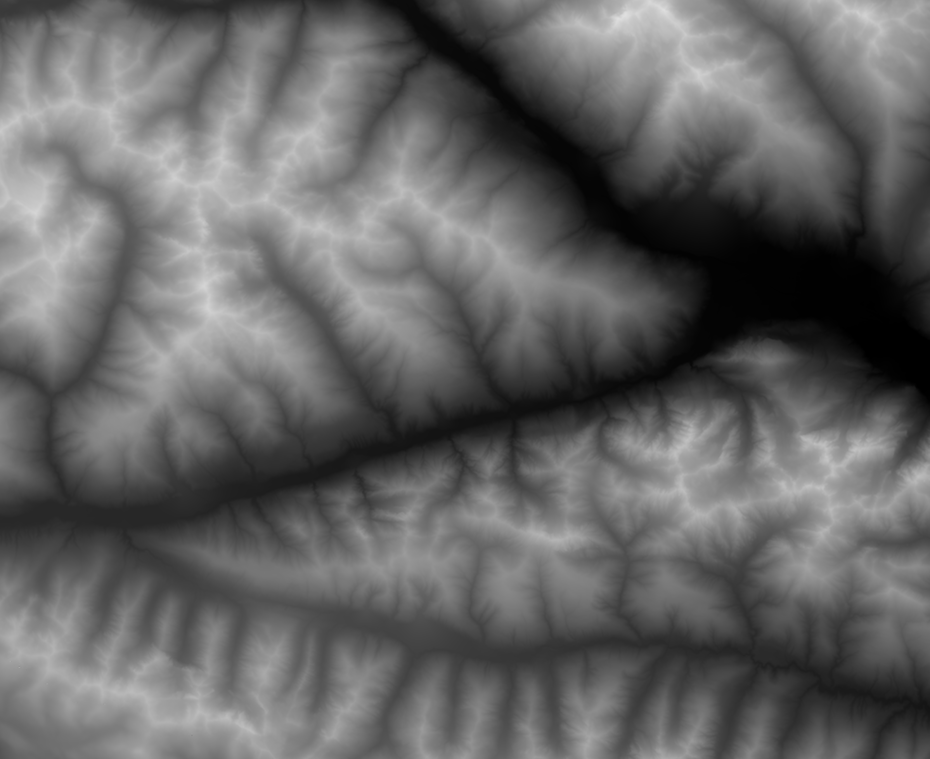
#> input picture Images/Source maps/render-4.png, 930 x 759 px, shrunk from 4257 x 3472 before the run, found by its file name
$ python contrast.py
#> lines starting #> are read from the running program, lines starting #| are printed output that depends on the picture
import matplotlib.pyplot as plt
import numpy as np
from PIL import Image, ImageEnhance

def increase_contrast(image_path, output_path, contrast_factor):
    # Open the image
#> called with image_path = 'render-4.png', output_path = 'output_image.png', contrast_factor = 1.5
    image = Image.open(image_path)
#> image is the input picture: PIL image 930x759 L; min 0, max 223, mean 100.8

    # Convert the image to grayscale if it's not already
    image = image.convert("L")

    # Increase the contrast
    enhancer = ImageEnhance.Contrast(image)
    image = enhancer.enhance(contrast_factor)
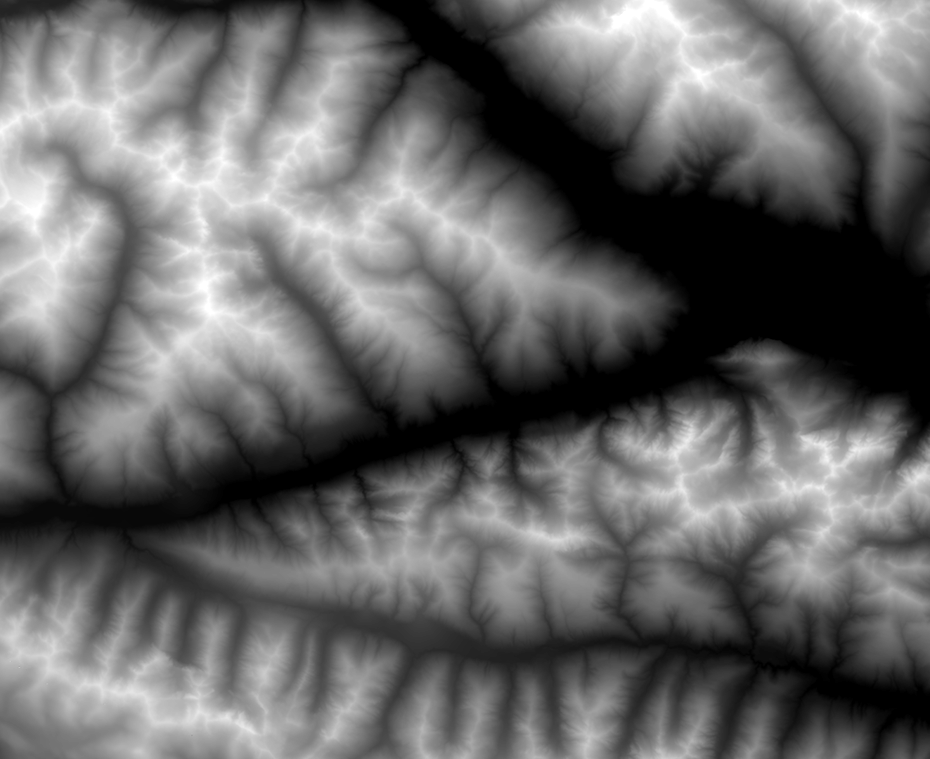
#> image: PIL image 930x759 L; min 0, max 255, mean 103.1

    # Save the modified image
    image.save(output_path)

# Example usage
input_image_path = "render-4.png"
output_image_path = "output_image.png"
contrast_factor = 1.5  # Increase this value to increase contrast

increase_contrast(input_image_path, output_image_path, contrast_factor)

# Plot the images and histograms side by side
fig, axes = plt.subplots(2, 2, figsize=(10, 10))
input_image = Image.open(input_image_path)
output_image = Image.open(output_image_path)

# Display input image
axes[0, 0].imshow(input_image, cmap='gray')
axes[0, 0].set_title('Input Image')

# Display input image histogram
axes[1, 0].hist(np.array(input_image).ravel(), bins=256, color='gray')
axes[1, 0].set_title('Input Image Histogram')

# Display modified image
axes[0, 1].imshow(output_image, cmap='gray')
axes[0, 1].set_title('Modified Image')

# Display modified image histogram
axes[1, 1].hist(np.array(output_image).ravel(), bins=256, color='gray')
axes[1, 1].set_title('Modified Image Histogram')

# Remove ticks
for ax in axes.flatten():
    ax.axis('off')

# Adjust spacing
plt.tight_layout()

# Show the plot
plt.show()
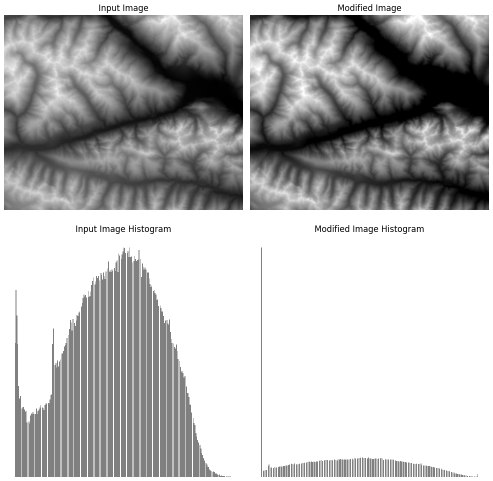
#> figure drawn by matplotlib, 4 panels

$ run again, with Images/Source maps/render-3.png copied over Images/Source maps/render-4.png
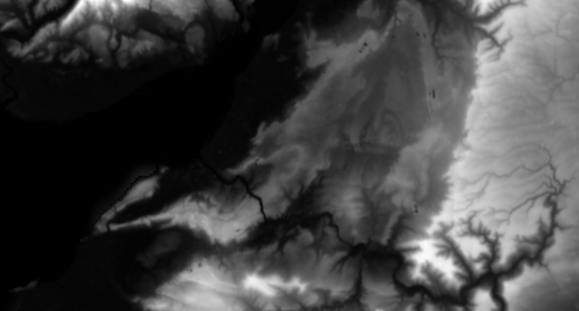
#> input picture Images/Source maps/render-3.png, 579 x 311 px, shrunk from 2648 x 1424 before the run, found by its file name
#> in increase_contrast, image is the input picture: PIL image 579x311 RGBA; mean R, G, B, A 66, 66, 66, 255
#> in increase_contrast, `image = enhancer.enhance(contrast_factor)`:
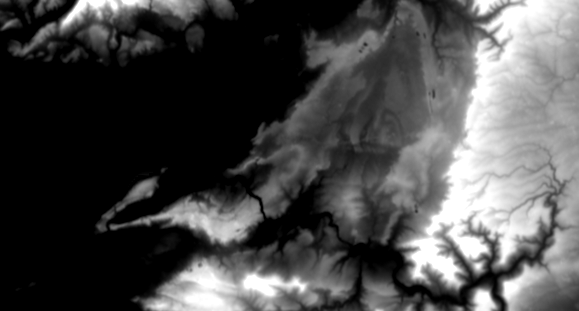
#> image: PIL image 579x311 L; min 0, max 255, mean 74.1
#> `plt.show()`:
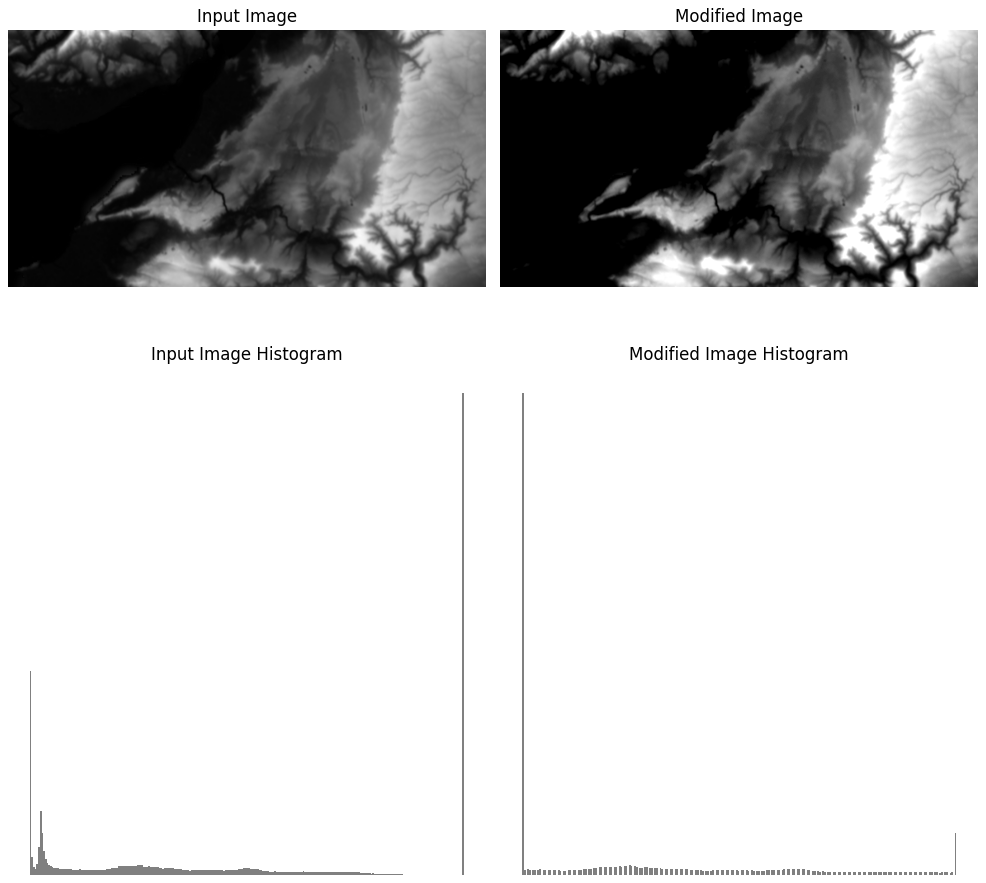
#> figure drawn by matplotlib, 4 panels

$ run again, with Images/Source maps/render-5.png copied over Images/Source maps/render-4.png
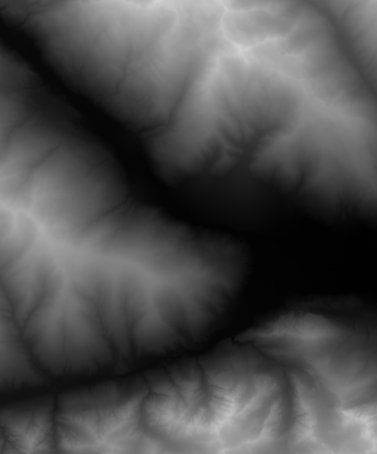
#> input picture Images/Source maps/render-5.png, 377 x 454 px, shrunk from 1727 x 2078 before the run, found by its file name
#> in increase_contrast, image is the input picture: PIL image 377x454 RGBA; mean R, G, B, A 78, 78, 78, 255
#> in increase_contrast, `image = enhancer.enhance(contrast_factor)`:
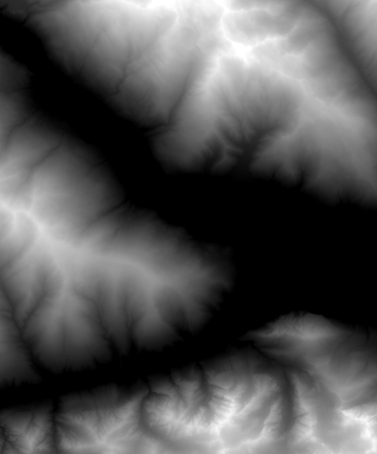
#> image: PIL image 377x454 L; min 0, max 255, mean 82.6
#> `plt.show()`:
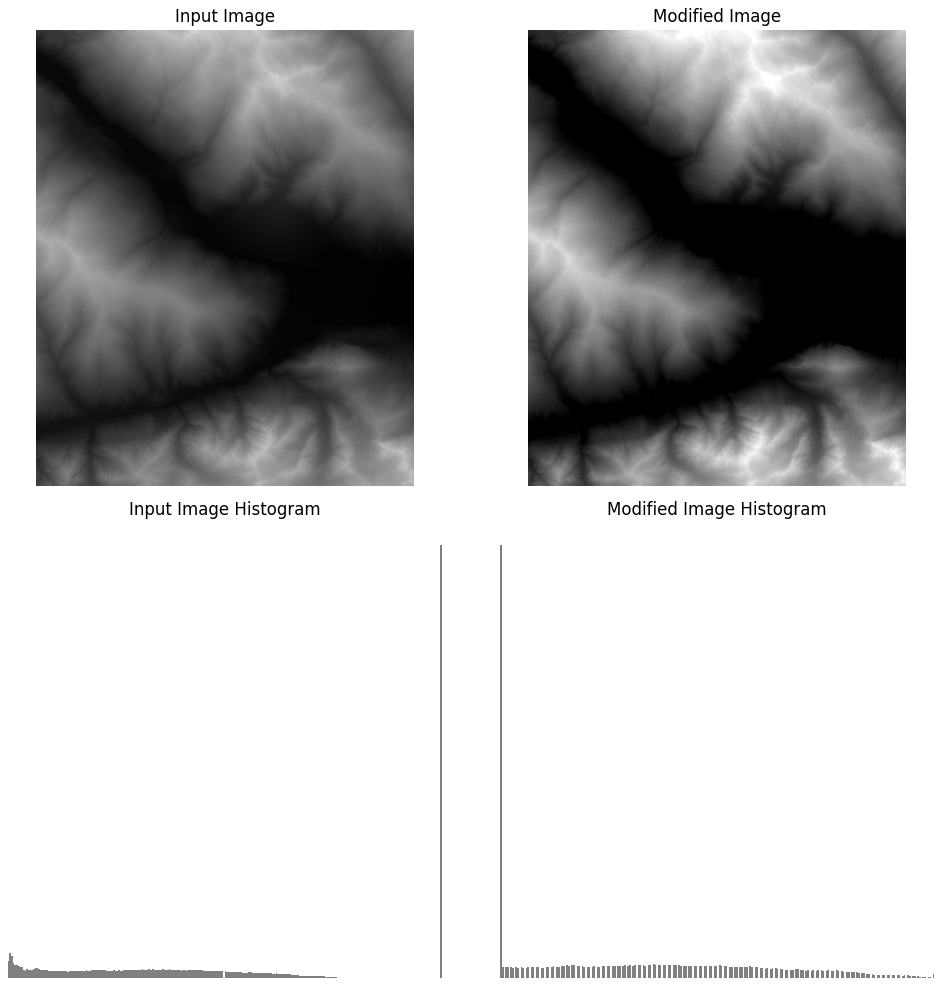
#> figure drawn by matplotlib, 4 panels

$ run again, with Images/Source maps/render-6.png copied over Images/Source maps/render-4.png
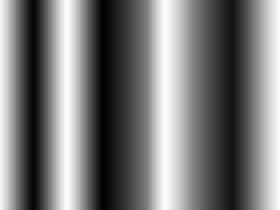
#> input picture Images/Source maps/render-6.png, 140 x 105 px, shrunk from 640 x 480 before the run, found by its file name (shown 2 times larger)
#> in increase_contrast, image is the input picture: PIL image 140x105 RGB; min 1, max 253, mean 120.8
#> in increase_contrast, `image = enhancer.enhance(contrast_factor)`:
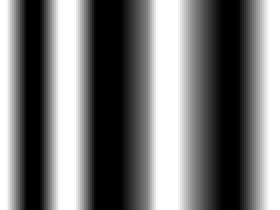
#> image: PIL image 140x105 L (shown 2 times larger); min 0, max 255, mean 119.4
#> `plt.show()`:
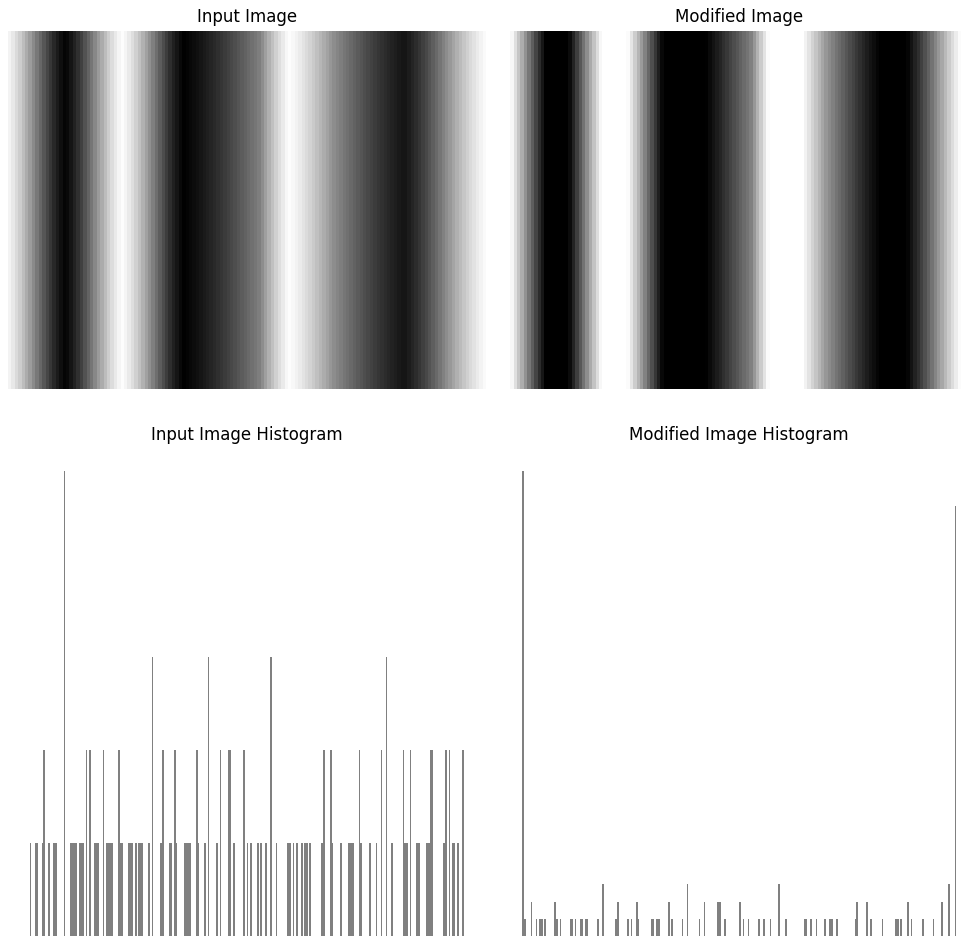
#> figure drawn by matplotlib, 4 panels
